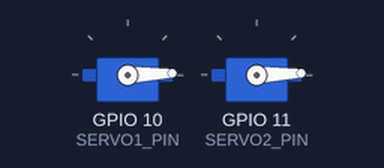
Bench run of a sketch on a simulated ESP32-S3. Shown: 2 × servo.

Above: at 0.05 s.
At 1.75 s:
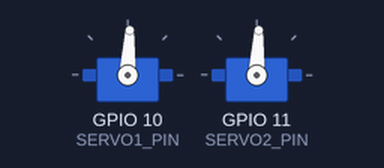
At 3.45 s:
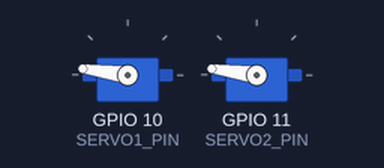
At 6.85 s:
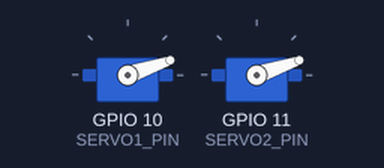
Timing chart, 0 to 9.4 s (numbered marks = the images above):
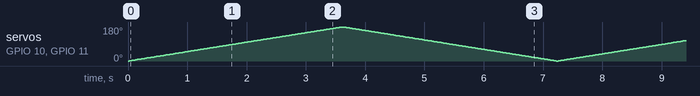

The sketch:

07-023_Servo_motor_dual_minimal.ino
```cpp
/*  07.023 - Dual Servo Motor Control for ESP32-S3 (Minimal)
 *
 * Course: IoT Development with ESP32-S3
 * Target Hardware: ESP32-S3-DevKitC-1 v1.1
 * Module: ESP32-S3-WROOM-1-N16R16V
 *
 * This minimal sketch demonstrates how to control two hobby servo motors using
 * the ESP32-S3 and the Servo library. It sweeps both motors from 0° to 180° and back.
 *
 * IDE REQUIREMENTS:
 * =================
 * - Arduino IDE 2.0+
 * - ESP32 Arduino Core v3.0+
 * - Board: "ESP32S3 Dev Module"
 * - Library: ESP32-Arduino-Servo-Library
 */

#include <ESP32Servo.h>

const int SERVO1_PIN = 10;
const int SERVO2_PIN = 11;

Servo servo1;
Servo servo2;

void setup() {
    Serial.begin(115200);
    servo1.attach(SERVO1_PIN);
    servo2.attach(SERVO2_PIN);
}

void loop() {
    for (int pos = 0; pos <= 180; pos++) {
        servo1.write(pos);
        servo2.write(pos);
        delay(20);
    }

    for (int pos = 180; pos >= 0; pos--) {
        servo1.write(pos);
        servo2.write(pos);
        delay(20);
    }
}
```
